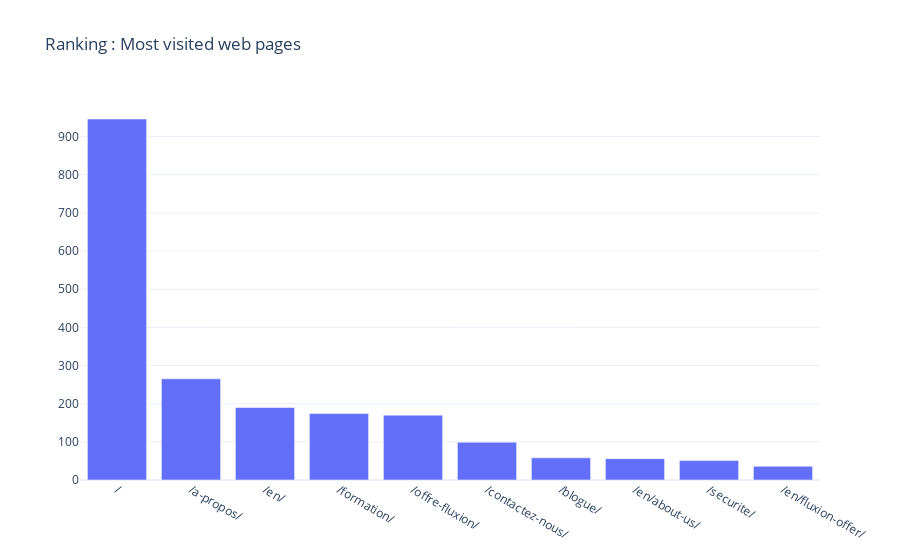

Source (notebook cell):
### Code cell
pageview_plot()

### Figure 1 — Plotly figure (JSON) as saved in the notebook; plotly's stock layout.template omitted (floating-point values rounded to 4 significant figures)
{"data": [{"type": "bar", "x": ["/", "/a-propos/", "/en/", "/formation/", "/offre-fluxion/", "/contactez-nous/", "/blogue/", "/en/about-us/", "/securite/", "/en/fluxion-offer/"], "y": [946, 265, 190, 174, 170, 99, 58, 56, 51, 36]}], "layout": {"title": {"text": "Ranking : Most visited web pages"}}}
